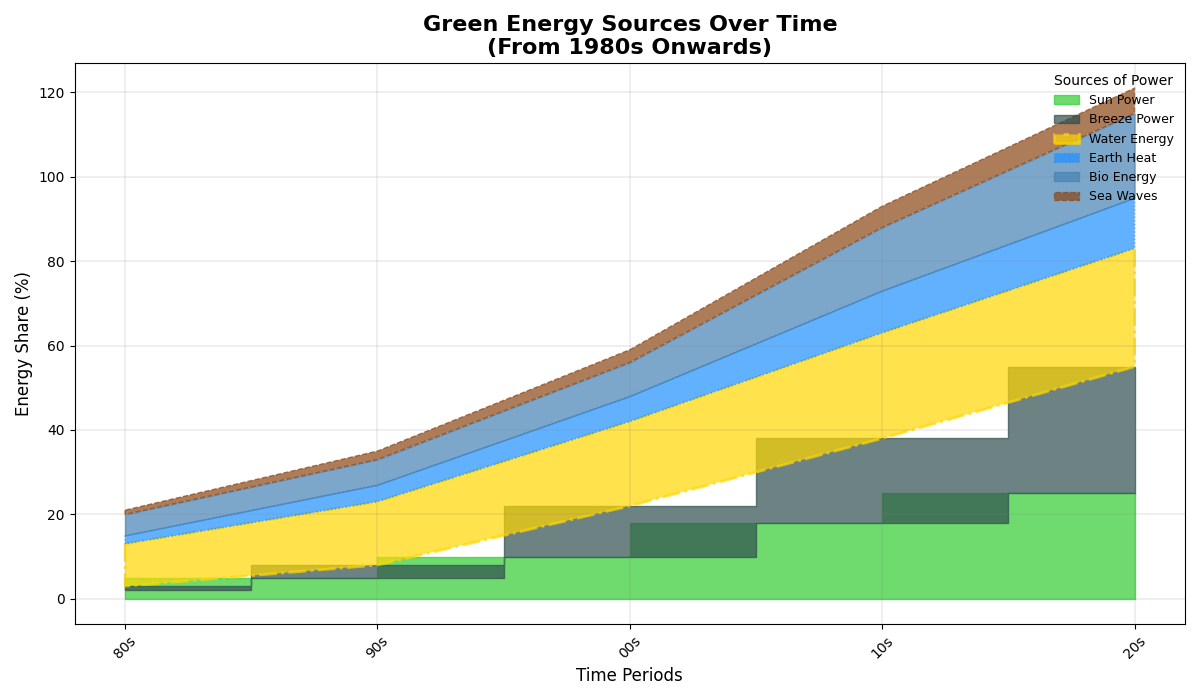

Python code for this plot:
import matplotlib.pyplot as plt
import numpy as np

# Original data
decades = np.array(['80s', '90s', '00s', '10s', '20s'])
solar_energy = np.array([2, 5, 10, 18, 25])
wind_energy = np.array([1, 3, 12, 20, 30])
hydropower = np.array([10, 15, 20, 25, 28])
geothermal = np.array([2, 4, 6, 10, 12])
biomass = np.array([5, 6, 8, 15, 20])
tidal_energy = np.array([1, 2, 3, 5, 6])

fig, ax = plt.subplots(figsize=(12, 7))

# Shuffled colors
ax.fill_between(decades, solar_energy, label='Sun Power', color='#32CD32', alpha=0.7, step='pre')
ax.fill_between(decades, solar_energy, wind_energy + solar_energy, label='Breeze Power', color='#2F4F4F', alpha=0.7, step='mid')
ax.fill_between(decades, wind_energy + solar_energy, wind_energy + solar_energy + hydropower, label='Water Energy', color='#FFD700', alpha=0.7, linewidth=2, linestyle='-.')
ax.fill_between(decades, wind_energy + solar_energy + hydropower, wind_energy + solar_energy + hydropower + geothermal, label='Earth Heat', color='#1E90FF', alpha=0.7, linestyle=':')
ax.fill_between(decades, wind_energy + solar_energy + hydropower + geothermal, wind_energy + solar_energy + hydropower + geothermal + biomass, label='Bio Energy', color='#4682B4', alpha=0.7, linestyle='-')
ax.fill_between(decades, wind_energy + solar_energy + hydropower + geothermal + biomass, wind_energy + solar_energy + hydropower + geothermal + biomass + tidal_energy, label='Sea Waves', color='#8B4513', alpha=0.7, linestyle='--')

ax.set_title('Green Energy Sources Over Time\n(From 1980s Onwards)', fontsize=16, fontweight='bold')
ax.set_xlabel('Time Periods', fontsize=12)
ax.set_ylabel('Energy Share (%)', fontsize=12)

ax.set_xticks(np.arange(len(decades)))
ax.set_xticklabels(decades, rotation=45)

ax.grid(color='grey', linestyle='-', linewidth=0.25, alpha=0.7)
ax.legend(loc='best', title='Sources of Power', fontsize=9, frameon=False)

plt.tight_layout()
plt.show()
